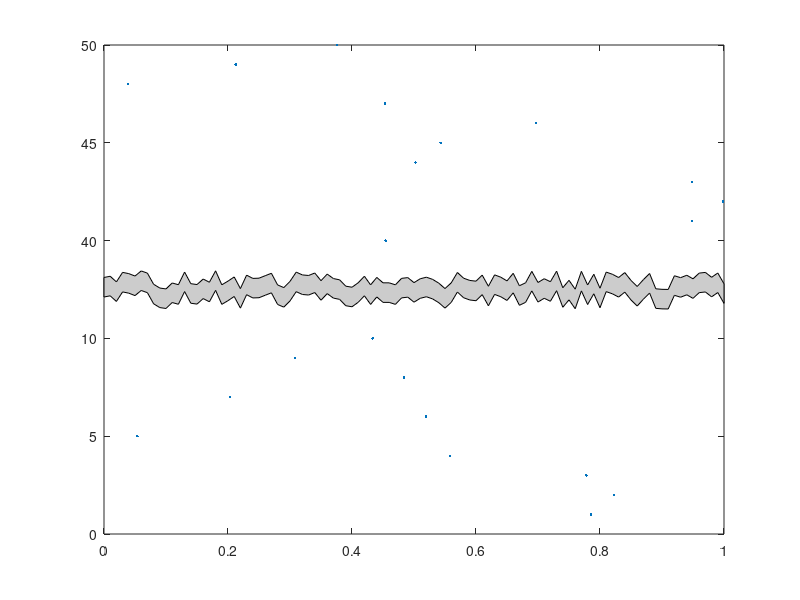

MATLAB code for this plot:
function h=BreakPlot(x,y,y_break_start,y_break_end,break_type)
% BreakPlot(x,y,y_break_start,y_break_end,break_type)
% Produces a plot who's y-axis skips to avoid unecessary blank space
% 
% INPUT
% x
% y
% y_break_start
% y_break_end
% break_type
%    if break_type='RPatch' the plot will look torn
%       in the broken space
%    if break_type='Patch' the plot will have a more
%       regular, zig-zag tear
%    if break_plot='Line' the plot will merely have
%       some hash marks on the y-axis to denote the
%       break
%
% USAGE:
% figure;
% BreakPlot(rand(1,21),[1:10,40:50],10,40,'Line');
% figure;
% BreakPlot(rand(1,21),[1:10,40:50],10,40,'Patch');
% figure;
% BreakPlot(rand(1,21),[1:10,40:50],10,40,'RPatch');
% figure;
% x=rand(1,21);y=[1:10,40:50];
% subplot(2,1,1);plot(x(y>=40),y(y>=40),'.');
% set(gca,'XTickLabel',[]);
% subplot(2,1,2);plot(x(y<=20),y(y<=20),'.');
%
% IT'S NOT FANCY, BUT IT WORKS.

% Michael Robbins
% robbins@bloomberg.net
% michael.robbins@bloomberg.net
%
% Reference: 
% Michael Robbins (2023). BreakPlot (https://www.mathworks.com/matlabcentral/fileexchange/21864-breakplot), 
% MATLAB Central File Exchange. 
%

% data
if nargin<5 break_type='RPatch'; end;
if nargin<4 y_break_end=40; end;
if nargin<3 y_break_start=10; end;
if nargin<2 y=[1:10,40:50]; end;
if nargin<1 x=rand(1,21); end;


y_break_mid=(y_break_end-y_break_start)./2+y_break_start;

% erase useless data
x(y>y_break_start & y <y_break_end)=[];
y(y>y_break_start & y <y_break_end)=[];

% leave room for the y_break_end
[junk,i]=min(y>=y_break_end);
if i>y_break_end
    x=[x(1:i-1) NaN x(i:end)];
    y=[y(1:i-1) y_break_mid y(i:end)];
end;

% remap
y2=y;
y2(y2>=y_break_end)=y2(y2>=y_break_end)-y_break_mid;

% plot
h=plot(x,y2,'.');

% make break
xlim=get(gca,'xlim');
ytick=get(gca,'YTick');
[junk,i]=min(ytick<=y_break_start);
y=(ytick(i)-ytick(i-1))./2+ytick(i-1);
dy=(ytick(2)-ytick(1))./10;
xtick=get(gca,'XTick');
x=xtick(1);
dx=(xtick(2)-xtick(1))./2;

switch break_type
    case 'Patch',
		% this can be vectorized
        dx=(xlim(2)-xlim(1))./10;
        yy=repmat([y-2.*dy y-dy],1,6);
        xx=xlim(1)+dx.*[0:11];
		patch([xx(:);flipud(xx(:))], ...
            [yy(:);flipud(yy(:)-2.*dy)], ...
            [.8 .8 .8])
    case 'RPatch',
		% this can be vectorized
        dx=(xlim(2)-xlim(1))./100;
        yy=y+rand(101,1).*2.*dy;
        xx=xlim(1)+dx.*(0:100);
		patch([xx(:);flipud(xx(:))], ...
            [yy(:);flipud(yy(:)-2.*dy)], ...
            [.8 .8 .8])
    case 'Line',
		line([x-dx x   ],[y-2.*dy y-dy   ]);
		line([x    x+dx],[y+dy    y+2.*dy]);
		line([x-dx x   ],[y-3.*dy y-2.*dy]);
		line([x    x+dx],[y+2.*dy y+3.*dy]);
end;
set(gca,'xlim',xlim);

% map back
ytick(ytick>y_break_start)=ytick(ytick>y_break_start)+y_break_mid;
for i=1:length(ytick)
   yticklabel{i}=sprintf('%d',ytick(i));
end;
set(gca,'yticklabel',yticklabel);

